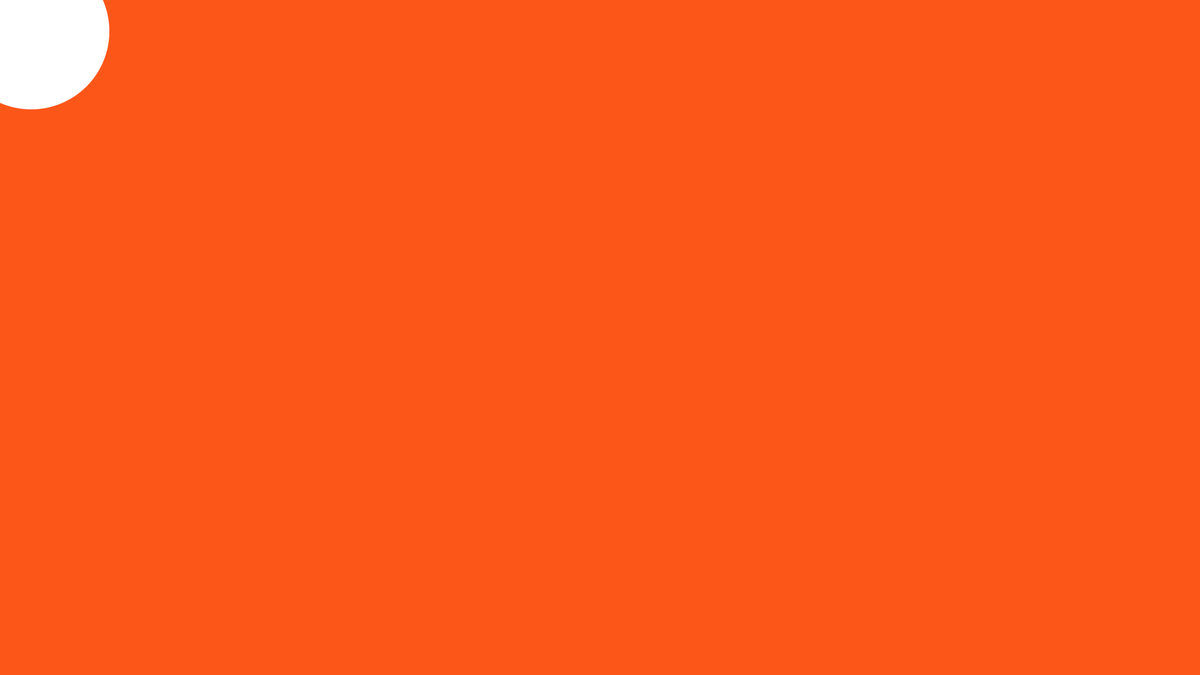
Frame 1 (no input)
Frame 60 (the mouse pressed at the canvas centre just before this capture): identical to frame 1, image omitted
Frame 120 (the mouse held since frame 60 and released just before this capture): identical to frame 1, image omitted

The Processing sketch that drew this single still picture (run headless with seeded random() and noise(); from frame 60 on, the mouse is pressed at the canvas centre):

// Processing sketch: ball
// ── ball.pde
int x1 = 50;
int y1 = 50;

void setup (){
size (1920,1080);
noStroke ();
frameRate(60);
}

void draw(){
  background(252, 86, 25);
circle(x1, y1, 250); 

}
